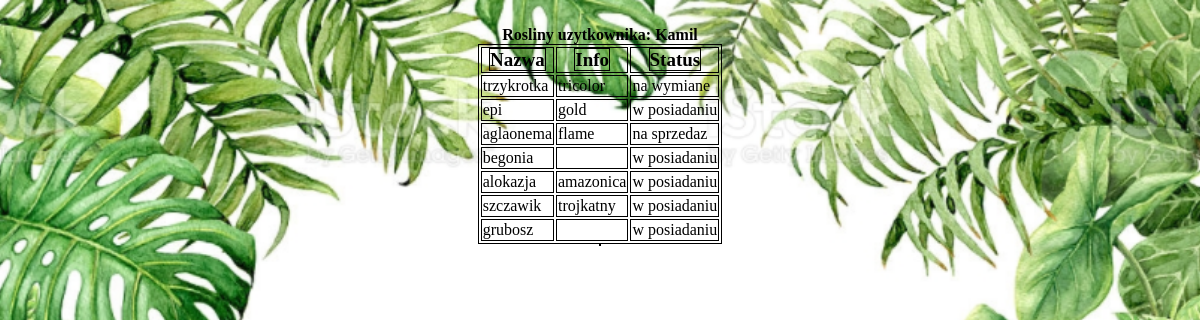
Page /plants.php?user_id=1&user=Kamil on the committed database.
### tables this page shows
CREATE TABLE `plants` (
  `id` int(11) NOT NULL,
  `name` varchar(33) NOT NULL,
  `description` varchar(200) NOT NULL,
  `status` int(11) NOT NULL,
  `user_id` int(11) NOT NULL
);

### plants.php (the view, shortened to what this page needs)
<?php
    include('header.php');
    $polaczenie = @new mysqli ( $host, $db_user, $db_password, $db_name );
$sql="SELECT `id`, `status` FROM `status`";
$result = $polaczenie->query($sql);
 while($row = $result->fetch_array()){
 $status[$row['id']] = $row['status'];
 }
$user_id = $_SESSION['user_id'];
if(isset($_GET['user_id'])) $user_id = $_GET['user_id'];
$sql="SELECT `id`, `name`, `description`, `status` FROM `plants` WHERE `user_id` = '".$user_id."'";
$result = $polaczenie->query($sql);
$ile = 0;
 while($row = $result->fetch_array()){$ile++;
 if($ile==1){
 echo "
    <div align=\"center\"><br/>";
    if(isset($_GET['user'])) echo "<b>Rosliny uzytkownika: ".$_GET['user']."</b>";
 echo       "<table id=\"tab\" align=\"center\">
            <tr id=\"title\">
                <td><b>Nazwa</b></td>
                <td><b>Info</b></td>
                <td><b>Status</b></td>
            </tr>";
}
echo "<tr><td align>".$row['name']."</td><td>".$row['description']."</td><td>".$status[$row['status']]."</td>";
echo "</tr>";
}if($ile==0) echo "<div align=\"center\">brak roslin do wyswietlenia";
echo "     <table>
    </div>
    ";
include('footer.php')
?>

### style.css (style rules this page uses)
html { background: url(plants.png) no-repeat center center fixed; -webkit-background-size: cover; -moz-background-size: cover; -o-background-size: cover; background-size: cover; }
table, table * { border: 1px solid black }
#title { font-size: 19px; text-align: center; }
#tab { border: 1px solid black; }

### rows in the picture
plants: name "trzykrotka", description "tricolor", status "na wymiane"
plants: name "epi", description "gold", status "w posiadaniu"
plants: name "aglaonema", description "flame", status "na sprzedaz"
plants: name "begonia", status "w posiadaniu"
plants: name "alokazja", description "amazonica", status "w posiadaniu"
plants: name "szczawik", description "trojkatny", status "w posiadaniu"
plants: name "grubosz", status "w posiadaniu"
